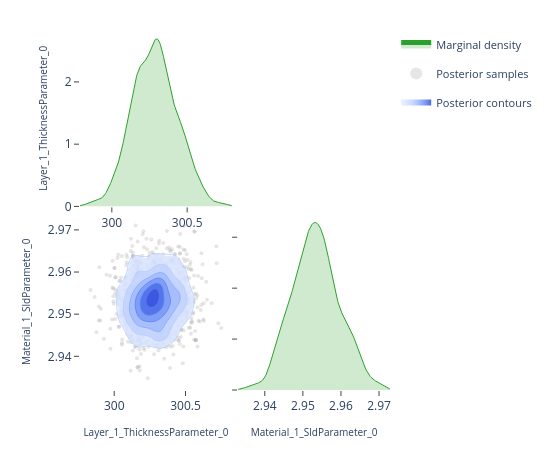

Source (notebook cell):
### Code cell
# ---- Pairwise focus: thickness vs SLD ---------------------------------------
# A 2-parameter corner plot zooms in on the joint posterior for a specific
# pair.  This is the same view the EasyReflectometryApp's "2D Heatmap"
# sub-tab uses to inspect parameter degeneracies.


params_of_interest = ['Layer_1_ThicknessParameter_0', 'Material_1_SldParameter_0']
idx = [posterior.param_names.index(p) for p in params_of_interest]
subset_draws = np.asarray(posterior.draws)[:, idx]

fig = plot_corner(subset_draws, params_of_interest)
fig.show()

### Figure 1 — Plotly figure (JSON) as saved in the notebook; plotly's stock layout.template omitted (floating-point values rounded to 4 significant figures; data arrays with more than 128 entries replaced by an {"elided": "..."} marker saying what was removed)
{"data": [{"fill": "tozeroy", "fillcolor": "rgba(44, 160, 44, 0.22)", "hoverinfo": "skip", "legendgroup": "marginal", "line": {"color": "rgb(44, 160, 44)", "width": 1}, "mode": "lines", "name": "Marginal density", "showlegend": true, "type": "scatter", "x": {"elided": "256 float values"}, "xaxis": "x", "y": {"elided": "256 float values"}, "yaxis": "y"}, {"hoverinfo": "skip", "legendgroup": "scatter", "marker": {"color": "rgba(140, 140, 140, 0.22)", "size": 4}, "mode": "markers", "name": "Posterior samples", "showlegend": true, "type": "scatter", "x": {"elided": "880 float values"}, "xaxis": "x3", "y": {"elided": "880 float values"}, "yaxis": "y3", "zorder": 0}, {"colorscale": [[0.0, "rgba(224, 233, 255, 0.62)"], [0.35, "rgba(183, 203, 255, 0.70)"], [0.6, "rgba(138, 169, 252, 0.78)"], [0.82, "rgba(96, 131, 242, 0.84)"], [1.0, "rgba(58, 86, 224, 0.90)"]], "connectgaps": false, "contours": {"coloring": "fill", "end": 167.1, "showlabels": false, "showlines": false, "size": 26.38, "start": 35.17}, "hoverinfo": "skip", "legendgroup": "contour", "name": "Posterior contours", "showlegend": true, "showscale": false, "type": "contour", "x": [299.8, 299.8, 299.8, 299.8, 299.8, 299.9, 299.9, 299.9, 299.9, 299.9, 299.9, 299.9, 299.9, 300.0, 300.0, 300.0, 300.0, 300.0, 300.0, 300.0, 300.0, 300.1, 300.1, 300.1, 300.1, 300.1, 300.1, 300.1, 300.1, 300.2, 300.2, 300.2, 300.2, 300.2, 300.2, 300.2, 300.2, 300.3, 300.3, 300.3, 300.3, 300.3, 300.3, 300.3, 300.4, 300.4, 300.4, 300.4, 300.4, 300.4, 300.4, 300.4, 300.5, 300.5, 300.5, 300.5, 300.5, 300.5, 300.5, 300.5, 300.6, 300.6, 300.6, 300.6, 300.6, 300.6, 300.6, 300.6, 300.7, 300.7, 300.7, 300.7, 300.7, 300.7, 300.7, 300.7, 300.8, 300.8, 300.8, 300.8], "xaxis": "x3", "y": [2.933, 2.934, 2.934, 2.935, 2.935, 2.936, 2.936, 2.937, 2.937, 2.938, 2.938, 2.939, 2.939, 2.94, 2.94, 2.941, 2.941, 2.942, 2.942, 2.943, 2.943, 2.944, 2.944, 2.945, 2.945, 2.946, 2.946, 2.947, 2.947, 2.948, 2.948, 2.949, 2.949, 2.95, 2.95, 2.951, 2.951, 2.952, 2.952, 2.953, 2.953, 2.954, 2.954, 2.955, 2.955, 2.956, 2.956, 2.957, 2.957, 2.958, 2.958, 2.959, 2.959, 2.96, 2.96, 2.961, 2.961, 2.962, 2.962, 2.963, 2.963, 2.964, 2.964, 2.965, 2.965, 2.966, 2.966, 2.967, 2.967, 2.968, 2.968, 2.969, 2.969, 2.97, 2.97, 2.971, 2.971, 2.972, 2.972, 2.973], "yaxis": "y3", "z": {"elided": "80x80 float values"}, "zmax": 167.1, "zmin": 35.17, "zorder": 1}, {"colorscale": [[0.0, "rgba(183, 203, 255, 0.94)"], [0.35, "rgba(183, 203, 255, 0.94)"], [0.35, "rgba(138, 169, 252, 0.95)"], [0.6, "rgba(138, 169, 252, 0.95)"], [0.6, "rgba(96, 131, 242, 0.96)"], [0.82, "rgba(96, 131, 242, 0.96)"], [0.82, "rgba(58, 86, 224, 0.98)"], [1.0, "rgba(58, 86, 224, 0.98)"]], "contours": {"coloring": "lines", "end": 167.1, "showlabels": false, "size": 26.38, "start": 35.17}, "hoverinfo": "skip", "legendgroup": "contour", "line": {"width": 0.9}, "showlegend": false, "showscale": false, "type": "contour", "x": [299.8, 299.8, 299.8, 299.8, 299.8, 299.9, 299.9, 299.9, 299.9, 299.9, 299.9, 299.9, 299.9, 300.0, 300.0, 300.0, 300.0, 300.0, 300.0, 300.0, 300.0, 300.1, 300.1, 300.1, 300.1, 300.1, 300.1, 300.1, 300.1, 300.2, 300.2, 300.2, 300.2, 300.2, 300.2, 300.2, 300.2, 300.3, 300.3, 300.3, 300.3, 300.3, 300.3, 300.3, 300.4, 300.4, 300.4, 300.4, 300.4, 300.4, 300.4, 300.4, 300.5, 300.5, 300.5, 300.5, 300.5, 300.5, 300.5, 300.5, 300.6, 300.6, 300.6, 300.6, 300.6, 300.6, 300.6, 300.6, 300.7, 300.7, 300.7, 300.7, 300.7, 300.7, 300.7, 300.7, 300.8, 300.8, 300.8, 300.8], "xaxis": "x3", "y": [2.933, 2.934, 2.934, 2.935, 2.935, 2.936, 2.936, 2.937, 2.937, 2.938, 2.938, 2.939, 2.939, 2.94, 2.94, 2.941, 2.941, 2.942, 2.942, 2.943, 2.943, 2.944, 2.944, 2.945, 2.945, 2.946, 2.946, 2.947, 2.947, 2.948, 2.948, 2.949, 2.949, 2.95, 2.95, 2.951, 2.951, 2.952, 2.952, 2.953, 2.953, 2.954, 2.954, 2.955, 2.955, 2.956, 2.956, 2.957, 2.957, 2.958, 2.958, 2.959, 2.959, 2.96, 2.96, 2.961, 2.961, 2.962, 2.962, 2.963, 2.963, 2.964, 2.964, 2.965, 2.965, 2.966, 2.966, 2.967, 2.967, 2.968, 2.968, 2.969, 2.969, 2.97, 2.97, 2.971, 2.971, 2.972, 2.972, 2.973], "yaxis": "y3", "z": {"elided": "80x80 float values"}, "zmax": 167.1, "zmin": 35.17, "zorder": 2}, {"fill": "tozeroy", "fillcolor": "rgba(44, 160, 44, 0.22)", "hoverinfo": "skip", "legendgroup": "marginal", "line": {"color": "rgb(44, 160, 44)", "width": 1}, "mode": "lines", "name": "Marginal density", "showlegend": false, "type": "scatter", "x": {"elided": "256 float values"}, "xaxis": "x4", "y": {"elided": "256 float values"}, "yaxis": "y4"}], "layout": {"height": 450, "legend": {"font": {"size": 11}, "itemsizing": "constant", "orientation": "v", "x": 1.02, "xanchor": "left", "y": 1.0, "yanchor": "top"}, "margin": {"b": 60, "l": 80, "r": 160, "t": 30}, "plot_bgcolor": "white", "showlegend": true, "width": 550, "xaxis": {"anchor": "y", "domain": [0.0, 0.49], "showgrid": false, "ticks": "outside", "zeroline": false}, "xaxis2": {"anchor": "y2", "domain": [0.51, 1.0], "showgrid": false, "ticks": "outside", "visible": false, "zeroline": false}, "xaxis3": {"anchor": "y3", "domain": [0.0, 0.49], "showgrid": false, "ticks": "outside", "title": {"font": {"size": 10}, "text": "Layer_1_ThicknessParameter_0"}, "zeroline": false}, "xaxis4": {"anchor": "y4", "domain": [0.51, 1.0], "showgrid": false, "ticks": "outside", "title": {"font": {"size": 10}, "text": "Material_1_SldParameter_0"}, "zeroline": false}, "yaxis": {"anchor": "x", "domain": [0.51, 1.0], "showgrid": false, "ticks": "outside", "title": {"font": {"size": 10}, "text": "Layer_1_ThicknessParameter_0"}, "zeroline": false}, "yaxis2": {"anchor": "x2", "domain": [0.51, 1.0], "showgrid": false, "ticks": "outside", "visible": false, "zeroline": false}, "yaxis3": {"anchor": "x3", "domain": [0.0, 0.49], "showgrid": false, "ticks": "outside", "title": {"font": {"size": 10}, "text": "Material_1_SldParameter_0"}, "zeroline": false}, "yaxis4": {"anchor": "x4", "domain": [0.0, 0.49], "showgrid": false, "showticklabels": false, "ticks": "outside", "zeroline": false}}}
